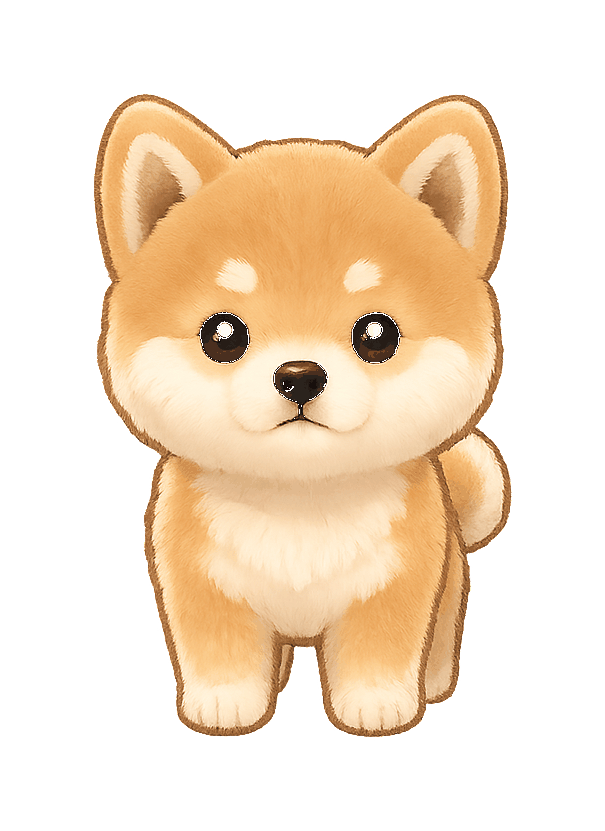
#> input picture assets/hachi-mascot-transparent.png, 605 x 831 px, found by its file name; its folder holds 3 pictures in this run
$ python process_hachi_mascot.py
#> lines starting #> are read from the running program, lines starting #| are printed output that depends on the picture; after the words box and inside, x2 and y2 are one past the last pixel; in counts of white or black regions, pixels touching at a corner belong together
#!/usr/bin/env python3
"""Process Hachi mascot: clean transparency, static PNG, running sprite sheet."""

from __future__ import annotations

import json
from pathlib import Path

import numpy as np
from PIL import Image

ROOT = Path(__file__).resolve().parents[1]
ASSETS = ROOT / "assets"
SOURCE = Path(
    "/Users/daniel/Library/Application Support/Open Design/namespaces/release-stable/data/projects/"
    "172f282c-aedb-4df7-90c2-9418f981915e/hachi-mascot-transparent.png"
)

PADDING_RATIO = 0.1
NUM_FRAMES = 6
LEG_SPLIT_Y = 610

# Per-frame vertical offsets for leg bands (cute trot). Body above LEG_SPLIT_Y stays fixed.
FRAME_BAND_OFFSETS = [
    {"fl": 0, "fr": 0, "bl": 0, "br": 0},
    {"fl": -9, "fr": 4, "bl": 4, "br": -9},
    {"fl": -13, "fr": 6, "bl": 6, "br": -13},
    {"fl": 4, "fr": -9, "bl": -9, "br": 4},
    {"fl": 6, "fr": -13, "bl": -13, "br": 6},
    {"fl": 0, "fr": 0, "bl": 0, "br": 0},
]

LEG_RECTS = {
    "fl": (310, LEG_SPLIT_Y, 384, 738),
    "fr": (380, LEG_SPLIT_Y, 454, 738),
    "bl": (470, LEG_SPLIT_Y, 544, 738),
    "br": (540, LEG_SPLIT_Y, 630, 738),
}


def load_source() -> Image.Image:
    return Image.open(SOURCE).convert("RGBA")


def clean_alpha(arr: np.ndarray) -> np.ndarray:
    out = arr.astype(np.float32).copy()
    rgb = out[:, :, :3]
    alpha = out[:, :, 3].copy()

    bg = (rgb[:, :, 0] < 18) & (rgb[:, :, 1] < 18) & (rgb[:, :, 2] < 18)
    alpha[bg] = 0

    h, w = alpha.shape
    transparent = alpha == 0
    edge = np.zeros_like(alpha, dtype=bool)
    for dy in (-1, 0, 1):
        for dx in (-1, 0, 1):
            if dx == 0 and dy == 0:
                continue
            shifted = np.zeros_like(alpha, dtype=bool)
            y0, y1 = max(0, dy), h + min(0, dy)
            x0, x1 = max(0, dx), w + min(0, dx)
            sy0, sy1 = max(0, -dy), h - max(0, dy)
            sx0, sx1 = max(0, -dx), w - max(0, dx)
            shifted[sy0:sy1, sx0:sx1] = transparent[y0:y1, x0:x1]
            edge |= (alpha > 0) & shifted

    light = (rgb[:, :, 0] > 230) & (rgb[:, :, 1] > 230) & (rgb[:, :, 2] > 220)
    alpha[edge & light] = np.minimum(alpha[edge & light], 40)

    mask = edge & (alpha > 0)
    a = alpha[mask][:, None] / 255.0
    rgb_edge = rgb[mask] / np.maximum(a, 1e-3)
    sat = rgb_edge.max(axis=1) - rgb_edge.min(axis=1)
    rgb_edge[sat < 40] *= 0.7
    rgb[mask] = np.clip(rgb_edge, 0, 255)

    out[:, :, :3] = np.clip(rgb, 0, 255)
    out[:, :, 3] = np.clip(alpha, 0, 255)
    return out.astype(np.uint8)


def content_bbox(alpha: np.ndarray, pad: int) -> tuple[int, int, int, int]:
    ys, xs = np.where(alpha > 8)
    x1, x2 = int(xs.min()), int(xs.max())
    y1, y2 = int(ys.min()), int(ys.max())
    h, w = alpha.shape
    return (
        max(0, x1 - pad),
        max(0, y1 - pad),
        min(w - 1, x2 + pad),
        min(h - 1, y2 + pad),
    )


def crop_with_padding(img: Image.Image) -> tuple[Image.Image, tuple[int, int, int, int]]:
    arr = np.array(img)
    alpha = arr[:, :, 3]
    h, w = alpha.shape
    pad = int(max(h, w) * PADDING_RATIO)
    box = content_bbox(alpha, pad)
    return img.crop(box), box


def shift_rects(rects: dict[str, tuple[int, int, int, int]], ox: int, oy: int) -> dict[str, tuple[int, int, int, int]]:
    shifted = {}
    for k, (x1, y1, x2, y2) in rects.items():
        shifted[k] = (x1 - ox, y1 - oy, x2 - ox, y2 - oy)
    return shifted


def fill_leg_gaps(out: np.ndarray, x1: int, y1: int, x2: int, y2: int) -> None:
    for y in range(y1, y2):
        for x in range(x1, x2):
            if out[y, x, 3] > 20:
                continue
            for oy in range(1, 36):
                sy = y - oy
                if sy < 0:
                    break
                if out[sy, x, 3] > 180:
                    out[y, x] = out[sy, x]
                    out[y, x, 3] = min(int(out[sy, x, 3]), 210)
                    break


def build_frame(base: Image.Image, offsets: dict[str, int]) -> Image.Image:
    arr = np.array(base)
    out = arr.copy()

    for name, (x1, y1, x2, y2) in LEG_RECTS.items():
        dy = offsets[name]
        if dy == 0:
            continue

        patch = arr[y1:y2, x1:x2]
        leg_mask = patch[:, :, 3] > 10
        out[y1:y2, x1:x2][leg_mask] = (0, 0, 0, 0)

        ph = patch.shape[0]
        for row in range(ph):
            src_row = row - dy
            if 0 <= src_row < ph:
                src = patch[src_row]
                mask = src[:, 3] > 10
                out[y1 + row, x1:x2][mask] = src[mask]

        fill_leg_gaps(out, x1, y1, x2, y2)

    return Image.fromarray(out)


def quantize_png(img: Image.Image) -> Image.Image:
    alpha = img.split()[3]
    rgb = img.convert("RGB").quantize(colors=192, method=Image.Quantize.MEDIANCUT, dither=Image.Dither.NONE)
    out = rgb.convert("RGBA")
    out.putalpha(alpha)
    return out


def save_png(img: Image.Image, path: Path) -> None:
    quantize_png(img).save(path, format="PNG", optimize=True, compress_level=9)


def main() -> None:
    ASSETS.mkdir(parents=True, exist_ok=True)

    cleaned = Image.fromarray(clean_alpha(np.array(load_source())))
#> in load_source, returned value is the input picture: PIL image 605x831 RGBA; mean R, G, B, A 100.1, 81.1, 58.9, 108.6
#> in clean_alpha, `bg = (rgb[:, :, 0] < 18) & (rgb[:, :, 1] < 18) & (rgb[:, :, 2] < 18)`:
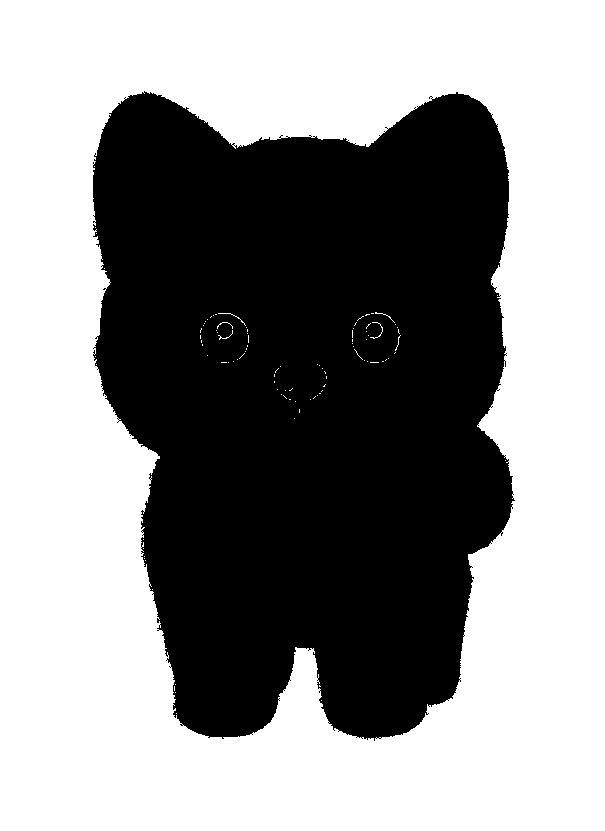
#> bg: shape (831, 605) bool; 56.8% white; 1 black region, box (x1, y1, x2, y2) and area: (93, 91, 515, 741) 217329
#> in clean_alpha, `transparent = alpha == 0`: transparent: shape (831, 605) bool; 56.8% white; 1 black region, box (x1, y1, x2, y2) and area: (93, 91, 515, 741) 217184
#> after the loop in clean_alpha, `for dy in (-1, 0, 1):`: edge: shape (831, 605) bool; 0.95% white in thin lines or dots, all inside (x1, y1, x2, y2) = (93, 91, 515, 741)
#> after the loop in clean_alpha, `for dy in (-1, 0, 1):`: shifted: shape (831, 605) bool; 56.5% white; 2 black regions, box (x1, y1, x2, y2) and area: (92, 90, 514, 740) 217184, (0, 0, 605, 831) 1435
#> in clean_alpha, `light = (rgb[:, :, 0] > 230) & (rgb[:, :, 1] > 230) & (rgb[:, :, 2] > ..`:
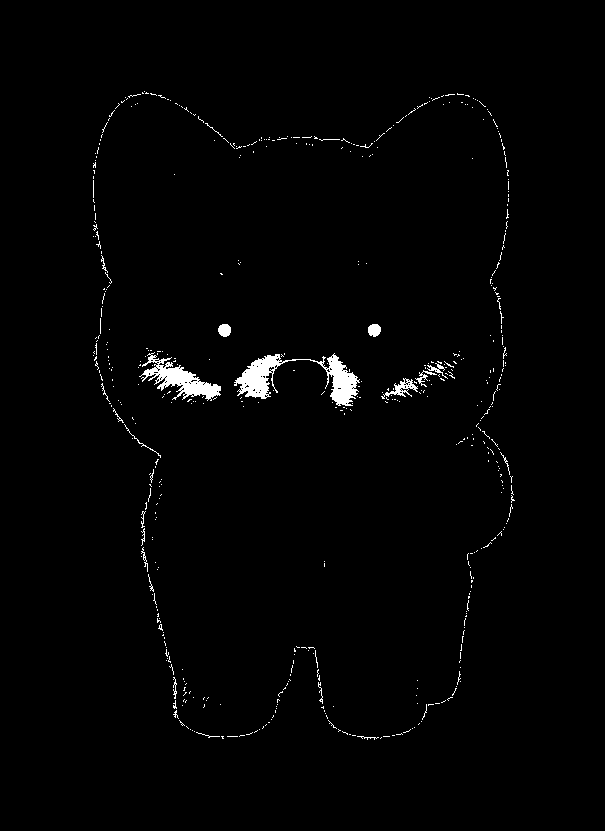
#> light: shape (831, 605) bool; 1.3% white; 533 white regions (511 under 20 px), largest, box (x1, y1, x2, y2) and area: (234, 353, 360, 406) 2198, (139, 352, 221, 401) 1395, (381, 378, 418, 399) 244
#> in clean_alpha, `alpha[edge & light] = np.minimum(alpha[edge & light], 40)`: alpha: shape (831, 605) float32; min 0, max 255, mean 108.6
#> in clean_alpha, `a = alpha[mask][:, None] / 255.0`: a = 4752 values, max 1 at index 124, min 0.00392 at index 2, mean 0.461
#> in clean_alpha, `sat = rgb_edge.max(axis=1) - rgb_edge.min(axis=1)`: sat = 4752 values, max 37485 at index 2, min 0 at index 0, mean 2703.2
#> in clean_alpha, `rgb[mask] = np.clip(rgb_edge, 0, 255)`: rgb: shape (831, 605, 3) float32; mean R, G, B 100.2, 81.2, 59.1
#> in clean_alpha, `out[:, :, :3] = np.clip(rgb, 0, 255)`:
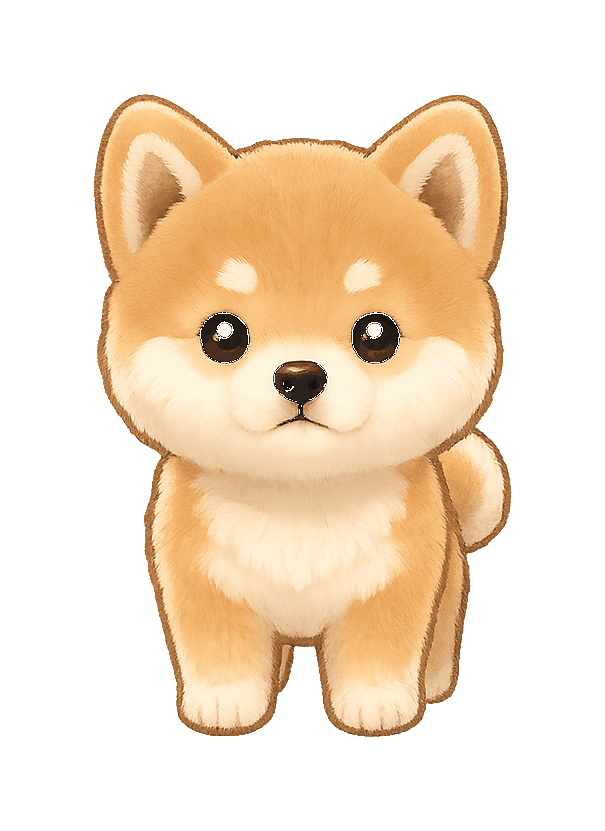
#> out: shape (831, 605, 4) float32; mean R, G, B, A 100.2, 81.2, 59.1, 108.9; transparent parts drawn white
#> in clean_alpha, `out[:, :, 3] = np.clip(alpha, 0, 255)`: out: shape (831, 605, 4) float32; 0.09% of pixels changed, all inside (x1, y1, x2, y2) = (93, 94, 512, 738)
    cropped, crop_box = crop_with_padding(cleaned)
#> in content_bbox, `x1, x2 = int(xs.min()), int(xs.max())`: x1 = 93; x2 = 512
#> in content_bbox, `y1, y2 = int(ys.min()), int(ys.max())`: y1 = 93; y2 = 738
#> in crop_with_padding, `box = content_bbox(alpha, pad)`: box = (10, 10, 595, 821)
#> crop_box = (10, 10, 595, 821)
    cx1, cy1, _, _ = crop_box
#> cx1 = 10; cy1 = 10
    fw, fh = cropped.size
#> fw = 585; fh = 811

    global LEG_RECTS
    original_rects = LEG_RECTS
    LEG_RECTS = shift_rects(original_rects, cx1, cy1)
#> after the loop in shift_rects, `for k, (x1, y1, x2, y2) in rects.items():`: shifted = {'fl': (300, 600, 374, 728), 'fr': (370, 600, 444, 728), 'bl': (460, 600, 534, 728), 'br': (530, 600, 620, 728)}
#> LEG_RECTS has the same summary as shifted in shift_rects

    static_path = ASSETS / "hachi-mascot.png"
    transparent_path = ASSETS / "hachi-mascot-transparent.png"
    save_png(cropped, static_path)
#> in quantize_png, `rgb = img.convert("RGB").quantize(colors=192, method=Image.Quantize.ME..`:
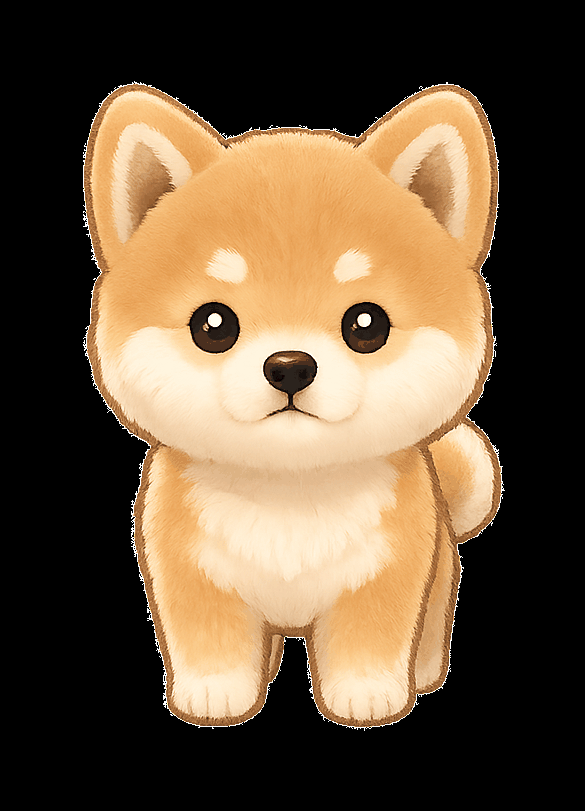
#> rgb: PIL image 585x811 P; mean R, G, B 106.2, 86, 62.6
    save_png(cropped, transparent_path)

    frames = [build_frame(cropped, FRAME_BAND_OFFSETS[i]) for i in range(NUM_FRAMES)]
#> the loop in build_frame, `for name, (x1, y1, x2, y2) in LEG_RECTS.items():` made 4 passes
#> (name, x1, x2) on passes 1 to 4: ('fl', 300, 374), ('fr', 370, 444), ('bl', 460, 534), ('br', 530, 620)
#> the loop in build_frame, `for name, (x1, y1, x2, y2) in LEG_RECTS.items():` made 4 passes
#> (name, x1, x2, dy) on passes 1 to 4: ('fl', 300, 374, -9), ('fr', 370, 444, 4), ('bl', 460, 534, 4), ('br', 530, 620, -9)
#> pass 1, in build_frame (call 2), `patch = arr[y1:y2, x1:x2]`:
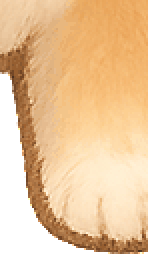
#> patch: shape (128, 74, 4) (shown 2 times larger); mean R, G, B, A 202.2, 164.2, 120.2, 217.4; transparent parts drawn white
#> pass 1, in build_frame (call 2), `leg_mask = patch[:, :, 3] > 10`:
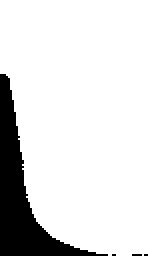
#> leg_mask: shape (128, 74) bool (shown 2 times larger); 86.3% white; 4 black regions (3 under 20 px), largest, box (x1, y1, x2, y2) and area: (0, 37, 54, 128) 1285
#> after the loop in build_frame, `for name, (x1, y1, x2, y2) in LEG_RECTS.items():`:
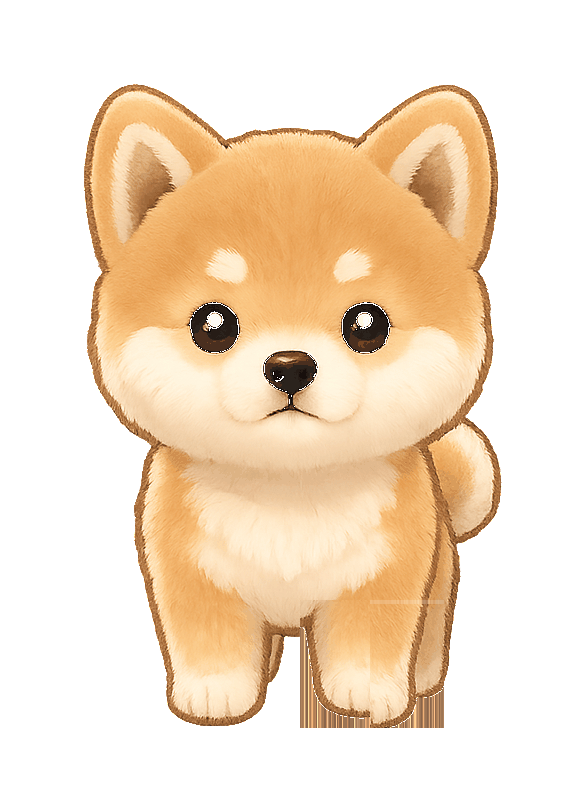
#> out: shape (811, 585, 4); mean R, G, B, A 106.9, 86.5, 62.8, 116.2; transparent parts drawn white
    LEG_RECTS = original_rects

    sheet = Image.new("RGBA", (fw * NUM_FRAMES, fh), (0, 0, 0, 0))
    for i, frame in enumerate(frames):
        sheet.paste(frame, (i * fw, 0))

    sheet_path = ASSETS / "hachi-mascot-run.png"
    save_png(sheet, sheet_path)

    meta = {
        "static": {"file": "hachi-mascot.png", "width": fw, "height": fh},
        "transparent": {"file": "hachi-mascot-transparent.png", "width": fw, "height": fh},
        "spriteSheet": {
            "file": "hachi-mascot-run.png",
            "frameWidth": fw,
            "frameHeight": fh,
            "frameCount": NUM_FRAMES,
            "fps": 10,
        },
    }
    (ASSETS / "hachi-mascot.meta.json").write_text(
        json.dumps(meta, indent=2) + "\n", encoding="utf-8"
    )

    import os

    print(f"Static: {static_path} ({fw}x{fh}, {os.path.getsize(static_path)//1024}KB)")
    print(f"Sprite: {sheet_path} ({fw * NUM_FRAMES}x{fh}, {os.path.getsize(sheet_path)//1024}KB)")


if __name__ == "__main__":
#> (the run stopped early here; a loop or call above may not have finished)
